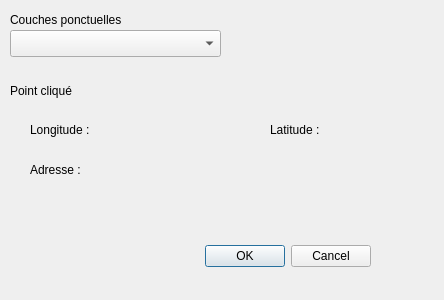
<?xml version="1.0" encoding="UTF-8"?>
<ui version="4.0">
 <class>MonExtensionDialogBase</class>
 <widget class="QDialog" name="MonExtensionDialogBase">
  <property name="geometry">
   <rect>
    <x>0</x>
    <y>0</y>
    <width>444</width>
    <height>300</height>
   </rect>
  </property>
  <property name="windowTitle">
   <string>Mon Extension</string>
  </property>
  <widget class="QDialogButtonBox" name="button_box">
   <property name="geometry">
    <rect>
     <x>30</x>
     <y>240</y>
     <width>341</width>
     <height>32</height>
    </rect>
   </property>
   <property name="orientation">
    <enum>Qt::Horizontal</enum>
   </property>
   <property name="standardButtons">
    <set>QDialogButtonBox::Cancel|QDialogButtonBox::Ok</set>
   </property>
  </widget>
  <widget class="QLabel" name="label">
   <property name="geometry">
    <rect>
     <x>10</x>
     <y>10</y>
     <width>141</width>
     <height>19</height>
    </rect>
   </property>
   <property name="text">
    <string>Couches ponctuelles</string>
   </property>
  </widget>
  <widget class="QComboBox" name="comboCouches">
   <property name="geometry">
    <rect>
     <x>10</x>
     <y>30</y>
     <width>211</width>
     <height>27</height>
    </rect>
   </property>
  </widget>
  <widget class="QLabel" name="labelLongitude">
   <property name="geometry">
    <rect>
     <x>30</x>
     <y>120</y>
     <width>141</width>
     <height>19</height>
    </rect>
   </property>
   <property name="text">
    <string>Longitude :</string>
   </property>
  </widget>
  <widget class="QLabel" name="labelLatitude">
   <property name="geometry">
    <rect>
     <x>270</x>
     <y>120</y>
     <width>141</width>
     <height>19</height>
    </rect>
   </property>
   <property name="text">
    <string>Latitude :</string>
   </property>
  </widget>
  <widget class="QLabel" name="label_2">
   <property name="geometry">
    <rect>
     <x>10</x>
     <y>80</y>
     <width>131</width>
     <height>21</height>
    </rect>
   </property>
   <property name="text">
    <string>Point cliqué</string>
   </property>
  </widget>
  <widget class="QLabel" name="labelAdresse">
   <property name="geometry">
    <rect>
     <x>30</x>
     <y>160</y>
     <width>391</width>
     <height>19</height>
    </rect>
   </property>
   <property name="text">
    <string>Adresse :</string>
   </property>
  </widget>
 </widget>
 <resources/>
 <connections>
  <connection>
   <sender>button_box</sender>
   <signal>accepted()</signal>
   <receiver>MonExtensionDialogBase</receiver>
   <slot>accept()</slot>
   <hints>
    <hint type="sourcelabel">
     <x>20</x>
     <y>20</y>
    </hint>
    <hint type="destinationlabel">
     <x>20</x>
     <y>20</y>
    </hint>
   </hints>
  </connection>
  <connection>
   <sender>button_box</sender>
   <signal>rejected()</signal>
   <receiver>MonExtensionDialogBase</receiver>
   <slot>reject()</slot>
   <hints>
    <hint type="sourcelabel">
     <x>20</x>
     <y>20</y>
    </hint>
    <hint type="destinationlabel">
     <x>20</x>
     <y>20</y>
    </hint>
   </hints>
  </connection>
 </connections>
</ui>
